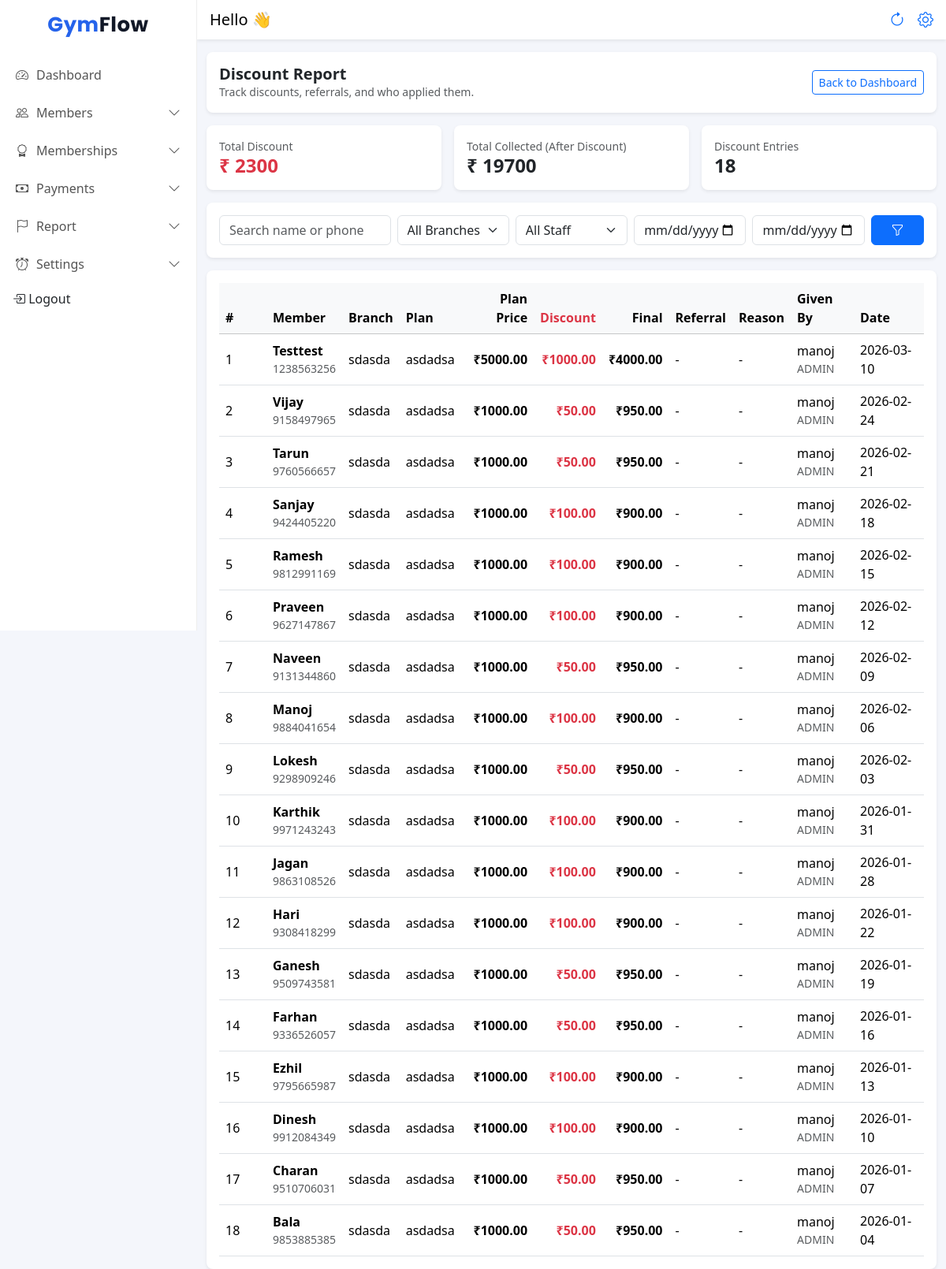
The page /discount_report (signed in) on the database its author committed.
### frontend/models.py (models this page shows, shortened)
class Payment(models.Model):
    PAYMENT_MODE = (
        ('cash', 'Cash'),
        ('upi', 'UPI'),
    )
    gym = models.ForeignKey(Gym, on_delete=models.CASCADE, related_name="payments")
    member = models.ForeignKey(Member, on_delete=models.CASCADE, related_name='payments')
    plan = models.ForeignKey(MembershipPlan, on_delete=models.SET_NULL, null=True, blank=True)
    invoice_no = models.CharField(max_length=50, blank=True, null=True)
    amount = models.DecimalField(max_digits=8, decimal_places=2)
    payment_mode = models.CharField(max_length=10, choices=PAYMENT_MODE)
    payment_date = models.DateField(default=timezone.localdate)
    coverage_start = models.DateField(null=True, blank=True)
    coverage_end = models.DateField(null=True, blank=True)
    plan_price = models.DecimalField(max_digits=10, decimal_places=2, default=0)
    discount_amount = models.DecimalField(max_digits=10, decimal_places=2, default=0)
    final_amount = models.DecimalField(max_digits=10, decimal_places=2, default=0)
    discount_reason = models.CharField(max_length=120, blank=True, null=True)
    referral_name = models.CharField(max_length=120, blank=True, null=True)
    created_by = models.ForeignKey(
    settings.AUTH_USER_MODEL,
    null=True,
    blank=True,
    on_delete=models.SET_NULL,
    related_name="payments_created"
)

class Member(models.Model):
    STATUS_CHOICES = (
        ('active', 'Active'),
        ('expiring', 'Expiring Soon'),
        ('expired', 'Expired'),
    )
    is_deleted = models.BooleanField(default=False)
    DOB=models.DateField(null=True,blank=True)
    gym = models.ForeignKey(Gym, on_delete=models.CASCADE, related_name="members")
    branch = models.ForeignKey(Branch, on_delete=models.CASCADE, related_name="members")
    name = models.CharField(max_length=100)
    phone = models.CharField(max_length=15)
    join_date = models.DateField(default=date.today)
    photo = models.ImageField(upload_to="members/", blank=True, null=True)
    plan = models.ForeignKey(MembershipPlan, on_delete=models.SET_NULL, null=True, blank=True)
    start_date = models.DateField(null=True)
    expiry_date = models.DateField()
    security_deposit = models.DecimalField(max_digits=10, decimal_places=2, default=0)
    status = models.CharField(max_length=10, choices=STATUS_CHOICES, default='active')
    created_at = models.DateTimeField(auto_now_add=True)

class Branch(models.Model):
    gym = models.ForeignKey(Gym, on_delete=models.CASCADE, related_name="branches")
    name = models.CharField(max_length=100)
    address = models.TextField(blank=True)
    phone = models.CharField(max_length=15, blank=True)
    created_at = models.DateTimeField(auto_now_add=True)
    class Meta:
        unique_together = ('gym', 'name')  # same gym can't have 2 branches with same name

class MembershipPlan(models.Model):
    branch = models.ForeignKey(Branch, on_delete=models.CASCADE, related_name="plans")
    name = models.CharField(max_length=50)  # Monthly / Quarterly
    duration_days = models.PositiveIntegerField()
    start_date = models.DateField(null=True)
    end_date = models.DateField(null=True)
    price = models.DecimalField(max_digits=8, decimal_places=2)
    is_active = models.BooleanField(default=True)
    created_at = models.DateTimeField(auto_now_add=True)
    class Meta:
        unique_together = ('branch', 'name')  # same branch can't have same plan name twice

### accounts/models.py (models this page shows, shortened)
class User(AbstractUser):
    ROLE_CHOICES = (
        ('ADMIN', 'Owner'),
        ('TRAINER', 'Trainer'),
    )
    gym = models.ForeignKey(Gym, on_delete=models.CASCADE, null=True, blank=True)
    role = models.CharField(max_length=10, choices=ROLE_CHOICES, default='TRAINER')
    phone = models.CharField(max_length=15, blank=True, null=True)
    branch = models.ForeignKey(Branch, on_delete=models.SET_NULL, null=True, blank=True)

### frontend/views.py (the view)
# urls.py: path("discount_report",discount_report, name="discount_report"),
@login_required
@owner_or_trainer
def discount_report(request):
    gym = request.user.gym
    q = (request.GET.get("q") or "").strip()
    branch_id = (request.GET.get("branch") or "").strip()
    created_by_id = (request.GET.get("created_by") or "").strip()
    start = (request.GET.get("start") or "").strip()
    end = (request.GET.get("end") or "").strip()
    qs = (
        Payment.objects
        .filter(gym=gym, discount_amount__gt=0)
        .select_related("member", "member__branch", "plan", "created_by")
        .order_by("-payment_date", "-id")
    )
    if q:
        qs = qs.filter(Q(member__name__icontains=q) | Q(member__phone__icontains=q))
    if branch_id:
        qs = qs.filter(member__branch_id=branch_id)
    if created_by_id:
        qs = qs.filter(created_by_id=created_by_id)
    if start:
        qs = qs.filter(payment_date__gte=start)
    if end:
        qs = qs.filter(payment_date__lte=end)
    dec_out = DecimalField(max_digits=12, decimal_places=2)
    summary = qs.aggregate(
        total_discount=Coalesce(Sum("discount_amount"), Value(Decimal("0.00")), output_field=dec_out),
        total_collected=Coalesce(Sum("final_amount"), Value(Decimal("0.00")), output_field=dec_out),
    )
    branches = Branch.objects.filter(gym=gym).order_by("name")
    staff = User.objects.filter(gym=gym).order_by("role", "first_name", "username")
    context = {
        "rows": qs[:800],
        "branches": branches,
        "staff": staff,
        "filters": {
            "q": q,
            "branch": branch_id,
            "created_by": created_by_id,   # ✅ keep dropdown selected
            "start": start,
            "end": end,
        },
        "summary": {
            "total_discount": summary["total_discount"] or Decimal("0.00"),
            "total_collected": summary["total_collected"] or Decimal("0.00"),
            "total_rows": qs.count(),
        }
    }
    return render(request, "discount_report.html", context)

### frontend/templates/discount_report.html (shortened to what this page needs)
{% extends 'base.html' %}
{% load static %}
{% block content %}
<div class="container-fluid">
  <div class="row mb-3 mt-3">
    <div class="col-12">
      <div class="d-flex justify-content-between align-items-center shadow-sm bg-white p-3 rounded-3">
        <div>
          <h5 class="fw-semibold mb-0">Discount Report</h5>
          <p class="text-muted small mb-0">Track discounts, referrals, and who applied them.</p>
        </div>
        <a href="{% url 'dashboard' %}" class="btn btn-outline-primary btn-sm">
          Back to Dashboard
        </a>
      </div>
    </div>
  </div>
  <div class="row g-3 mb-3">
    <div class="col-12 col-md-4">
      <div class="card shadow-sm border-0 rounded-3">
        <div class="card-body">
          <div class="text-muted small">Total Discount</div>
          <div class="h4 fw-bold text-danger mb-0">₹ {{ summary.total_discount }}</div>
        </div>
      </div>
    </div>
    <div class="col-12 col-md-4">
      <div class="card shadow-sm border-0 rounded-3">
        <div class="card-body">
          <div class="text-muted small">Total Collected (After Discount)</div>
          <div class="h4 fw-bold mb-0">₹ {{ summary.total_collected }}</div>
        </div>
      </div>
    </div>
    <div class="col-12 col-md-4">
      <div class="card shadow-sm border-0 rounded-3">
        <div class="card-body">
          <div class="text-muted small">Discount Entries</div>
          <div class="h4 fw-bold mb-0">{{ summary.total_rows }}</div>
        </div>
      </div>
    </div>
  </div>
  <div class="card shadow-sm border-0 rounded-3 mb-3">
    <div class="card-body">
      <form method="get">
        <div class="row g-2">
          <div class="col-12 col-md-3">
            <input type="text" name="q" value="{{ filters.q }}" class="form-control"
                   placeholder="Search name or phone">
          </div>
          <div class="col-12 col-md-2">
            <select name="branch" class="form-select">
              <option value="">All Branches</option>
            </select>
          </div>
          <div class="col-12 col-md-2">
            <select name="created_by" class="form-select">
              <option value="">All Staff</option>
            </select>
          </div>
          <div class="col-6 col-md-2">
            <input type="date" name="start" value="{{ filters.start }}" class="form-control">
          </div>
          <div class="col-6 col-md-2">
            <input type="date" name="end" value="{{ filters.end }}" class="form-control">
          </div>
          <div class="col-12 col-md-1 d-grid">
            <button class="btn btn-primary">
              <i class="bi bi-funnel"></i>
            </button>
          </div>
        </div>
      </form>
    </div>
  </div>
  <div class="card shadow-sm border-0 rounded-3">
    <div class="card-body table-responsive">
      <table class="table table-hover align-middle mb-0">
        <thead class="table-light">
          <tr>
            <th style="width:60px;">#</th>
            <th>Member</th>
            <th>Branch</th>
            <th>Plan</th>
            <th class="text-end">Plan Price</th>
            <th class="text-end text-danger">Discount</th>
            <th class="text-end">Final</th>
            <th>Referral</th>
            <th>Reason</th>
            <th>Given By</th>
            <th>Date</th>
          </tr>
        </thead>
        <tbody>
          {% for p in rows %}
          <tr>
            <td>{{ forloop.counter }}</td>
            <td>
              <div class="fw-semibold">{{ p.member.name }}</div>
              <div class="text-muted small">{{ p.member.phone }}</div>
            </td>
            <td>{{ p.member.branch.name }}</td>
            <td>
              {% if p.plan %}
                {{ p.plan.name }}
              {% else %}
                -
              {% endif %}
            </td>
            <td class="text-end fw-semibold">₹{{ p.plan_price }}</td>
            <td class="text-end fw-bold text-danger">₹{{ p.discount_amount }}</td>
            <td class="text-end fw-semibold">₹{{ p.final_amount }}</td>
            <td>{{ p.referral_name|default:"-" }}</td>
            <td>{{ p.discount_reason|default:"-" }}</td>
            <td>
              {% if p.created_by %}
                {{ p.created_by.first_name|default:p.created_by.username }}
                <div class="text-muted small">{{ p.created_by.role }}</div>
              {% else %}
                -
              {% endif %}
            </td>
            <td>{{ p.payment_date|date:"Y-m-d" }}</td>
          </tr>
          {% empty %}
          <tr>
            <td colspan="11" class="text-center text-muted py-4">
              No discounts found for this filter.
            </td>
          </tr>
          {% endfor %}
        </tbody>
      </table>
    </div>
  </div>
</div>
{% endblock %}

### frontend/static/css/dashboard.css (style rules this page uses)
body { background-color: #f5f7fb; overflow-x: hidden; }
.table { margin-bottom: 0; }

### frontend/templates/base.html (style rules this page uses)
body { background: #f4f6fb; }

### rows shown on the page
Payment: member.name "Testtest", member.phone "1238563256", member.branch.name "sdasda", plan.name "asdadsa", plan_price "5000.00", discount_amount "1000.00", final_amount "4000.00", referral_name "-", discount_reason "-", created_by.first_name "manoj", created_by.role "ADMIN", payment_date "2026-03-10"
Payment: member.name "Vijay", member.phone "9158497965", member.branch.name "sdasda", plan.name "asdadsa", plan_price "1000.00", discount_amount "50.00", final_amount "950.00", referral_name "-", discount_reason "-", created_by.first_name "manoj", created_by.role "ADMIN", payment_date "2026-02-24"
Payment: member.name "Tarun", member.phone "9760566657", member.branch.name "sdasda", plan.name "asdadsa", plan_price "1000.00", discount_amount "50.00", final_amount "950.00", referral_name "-", discount_reason "-", created_by.first_name "manoj", created_by.role "ADMIN", payment_date "2026-02-21"
Payment: member.name "Sanjay", member.phone "9424405220", member.branch.name "sdasda", plan.name "asdadsa", plan_price "1000.00", discount_amount "100.00", final_amount "900.00", referral_name "-", discount_reason "-", created_by.first_name "manoj", created_by.role "ADMIN", payment_date "2026-02-18"
Payment: member.name "Ramesh", member.phone "9812991169", member.branch.name "sdasda", plan.name "asdadsa", plan_price "1000.00", discount_amount "100.00", final_amount "900.00", referral_name "-", discount_reason "-", created_by.first_name "manoj", created_by.role "ADMIN", payment_date "2026-02-15"
Payment: member.name "Praveen", member.phone "9627147867", member.branch.name "sdasda", plan.name "asdadsa", plan_price "1000.00", discount_amount "100.00", final_amount "900.00", referral_name "-", discount_reason "-", created_by.first_name "manoj", created_by.role "ADMIN", payment_date "2026-02-12"
Payment: member.name "Naveen", member.phone "9131344860", member.branch.name "sdasda", plan.name "asdadsa", plan_price "1000.00", discount_amount "50.00", final_amount "950.00", referral_name "-", discount_reason "-", created_by.first_name "manoj", created_by.role "ADMIN", payment_date "2026-02-09"
Payment: member.name "Manoj", member.phone "9884041654", member.branch.name "sdasda", plan.name "asdadsa", plan_price "1000.00", discount_amount "100.00", final_amount "900.00", referral_name "-", discount_reason "-", created_by.first_name "manoj", created_by.role "ADMIN", payment_date "2026-02-06"
Payment: member.name "Lokesh", member.phone "9298909246", member.branch.name "sdasda", plan.name "asdadsa", plan_price "1000.00", discount_amount "50.00", final_amount "950.00", referral_name "-", discount_reason "-", created_by.first_name "manoj", created_by.role "ADMIN", payment_date "2026-02-03"
Payment: member.name "Karthik", member.phone "9971243243", member.branch.name "sdasda", plan.name "asdadsa", plan_price "1000.00", discount_amount "100.00", final_amount "900.00", referral_name "-", discount_reason "-", created_by.first_name "manoj", created_by.role "ADMIN", payment_date "2026-01-31"
Payment: member.name "Jagan", member.phone "9863108526", member.branch.name "sdasda", plan.name "asdadsa", plan_price "1000.00", discount_amount "100.00", final_amount "900.00", referral_name "-", discount_reason "-", created_by.first_name "manoj", created_by.role "ADMIN", payment_date "2026-01-28"
Payment: member.name "Hari", member.phone "9308418299", member.branch.name "sdasda", plan.name "asdadsa", plan_price "1000.00", discount_amount "100.00", final_amount "900.00", referral_name "-", discount_reason "-", created_by.first_name "manoj", created_by.role "ADMIN", payment_date "2026-01-22"
Payment: member.name "Ganesh", member.phone "9509743581", member.branch.name "sdasda", plan.name "asdadsa", plan_price "1000.00", discount_amount "50.00", final_amount "950.00", referral_name "-", discount_reason "-", created_by.first_name "manoj", created_by.role "ADMIN", payment_date "2026-01-19"
Payment: member.name "Farhan", member.phone "9336526057", member.branch.name "sdasda", plan.name "asdadsa", plan_price "1000.00", discount_amount "50.00", final_amount "950.00", referral_name "-", discount_reason "-", created_by.first_name "manoj", created_by.role "ADMIN", payment_date "2026-01-16"
Payment: member.name "Ezhil", member.phone "9795665987", member.branch.name "sdasda", plan.name "asdadsa", plan_price "1000.00", discount_amount "100.00", final_amount "900.00", referral_name "-", discount_reason "-", created_by.first_name "manoj", created_by.role "ADMIN", payment_date "2026-01-13"
Payment: member.name "Dinesh", member.phone "9912084349", member.branch.name "sdasda", plan.name "asdadsa", plan_price "1000.00", discount_amount "100.00", final_amount "900.00", referral_name "-", discount_reason "-", created_by.first_name "manoj", created_by.role "ADMIN", payment_date "2026-01-10"
Payment: member.name "Charan", member.phone "9510706031", member.branch.name "sdasda", plan.name "asdadsa", plan_price "1000.00", discount_amount "50.00", final_amount "950.00", referral_name "-", discount_reason "-", created_by.first_name "manoj", created_by.role "ADMIN", payment_date "2026-01-07"
Payment: member.name "Bala", member.phone "9853885385", member.branch.name "sdasda", plan.name "asdadsa", plan_price "1000.00", discount_amount "50.00", final_amount "950.00", referral_name "-", discount_reason "-", created_by.first_name "manoj", created_by.role "ADMIN", payment_date "2026-01-04"

### other values the page prints
{{ summary.total_discount }} "2300"
{{ summary.total_collected }} "19700"
{{ summary.total_rows }} "18"
